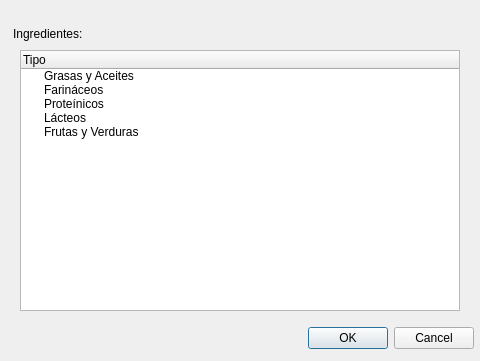
<?xml version="1.0" encoding="UTF-8"?>
<ui version="4.0">
 <class>Dialog_SelIngred</class>
 <widget class="QDialog" name="Dialog_SelIngred">
  <property name="windowModality">
   <enum>Qt::ApplicationModal</enum>
  </property>
  <property name="geometry">
   <rect>
    <x>0</x>
    <y>0</y>
    <width>480</width>
    <height>361</height>
   </rect>
  </property>
  <property name="focusPolicy">
   <enum>Qt::WheelFocus</enum>
  </property>
  <property name="windowTitle">
   <string>Seleccionar Ingredientes</string>
  </property>
  <widget class="QDialogButtonBox" name="buttonBox">
   <property name="geometry">
    <rect>
     <x>293</x>
     <y>322</y>
     <width>181</width>
     <height>32</height>
    </rect>
   </property>
   <property name="orientation">
    <enum>Qt::Horizontal</enum>
   </property>
   <property name="standardButtons">
    <set>QDialogButtonBox::Cancel|QDialogButtonBox::Ok</set>
   </property>
  </widget>
  <widget class="QLabel" name="label">
   <property name="geometry">
    <rect>
     <x>13</x>
     <y>25</y>
     <width>92</width>
     <height>17</height>
    </rect>
   </property>
   <property name="text">
    <string>Ingredientes:</string>
   </property>
  </widget>
  <widget class="QTreeWidget" name="treeWidget">
   <property name="geometry">
    <rect>
     <x>20</x>
     <y>50</y>
     <width>440</width>
     <height>261</height>
    </rect>
   </property>
   <column>
    <property name="text">
     <string>Tipo</string>
    </property>
   </column>
   <item>
    <property name="text">
     <string>Grasas y Aceites</string>
    </property>
    <property name="flags">
     <set>ItemIsUserCheckable|ItemIsEnabled</set>
    </property>
   </item>
   <item>
    <property name="text">
     <string>Farináceos</string>
    </property>
    <property name="flags">
     <set>ItemIsUserCheckable|ItemIsEnabled</set>
    </property>
   </item>
   <item>
    <property name="text">
     <string>Proteínicos</string>
    </property>
    <property name="flags">
     <set>ItemIsUserCheckable|ItemIsEnabled</set>
    </property>
   </item>
   <item>
    <property name="text">
     <string>Lácteos</string>
    </property>
    <property name="flags">
     <set>ItemIsUserCheckable|ItemIsEnabled</set>
    </property>
   </item>
   <item>
    <property name="text">
     <string>Frutas y Verduras</string>
    </property>
    <property name="flags">
     <set>ItemIsUserCheckable|ItemIsEnabled</set>
    </property>
   </item>
  </widget>
 </widget>
 <tabstops>
  <tabstop>treeWidget</tabstop>
  <tabstop>buttonBox</tabstop>
 </tabstops>
 <resources/>
 <connections>
  <connection>
   <sender>buttonBox</sender>
   <signal>accepted()</signal>
   <receiver>Dialog_SelIngred</receiver>
   <slot>accept()</slot>
   <hints>
    <hint type="sourcelabel">
     <x>248</x>
     <y>254</y>
    </hint>
    <hint type="destinationlabel">
     <x>157</x>
     <y>274</y>
    </hint>
   </hints>
  </connection>
  <connection>
   <sender>buttonBox</sender>
   <signal>rejected()</signal>
   <receiver>Dialog_SelIngred</receiver>
   <slot>reject()</slot>
   <hints>
    <hint type="sourcelabel">
     <x>316</x>
     <y>260</y>
    </hint>
    <hint type="destinationlabel">
     <x>286</x>
     <y>274</y>
    </hint>
   </hints>
  </connection>
 </connections>
</ui>
